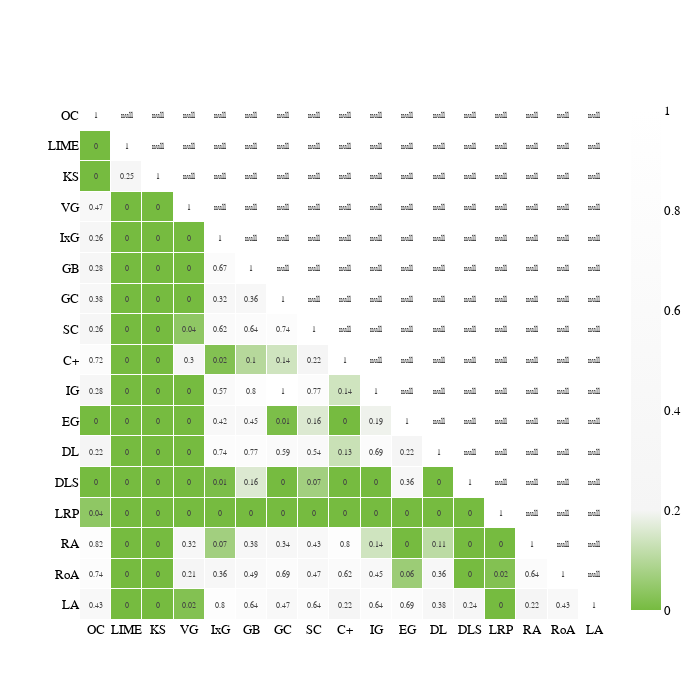

This figure's notebook cell:
### Code cell
import plotly.graph_objects as go

heat = go.Heatmap(
    z=faith,
    x=faith.columns,
    y=faith.columns,
    text=np.round(faith.to_numpy(), 2),
    texttemplate="%{text}",
    textfont_size=8,
    zmin=0,  # Sets the lower bound of the color domain
    zmax=1,
    xgap=1,  # Sets the horizontal gap (in pixels) between bricks
    ygap=1,
    colorscale=[
        [0.0, "#76BB40"],
        [0.2, "rgb(245, 245, 245)"],
        [1.0, "rgb(255, 255, 255)"],
    ],
)

layout = go.Layout(
    template="plotly_white",
    width=700,
    height=700,
    # title="Correlation between Histomics",
    xaxis_showgrid=False,
    yaxis_showgrid=False,
    yaxis_autorange="reversed",
    font=dict(family="Helvetica", color="#000000", size=13),
)

fig = go.Figure(data=[heat], layout=layout)
fig.write_image(os.getcwd()[:-9] + "/data/figures/test_heatmap_faith.png", scale=2)
fig.show()

### Figure 1 — Plotly figure (JSON) as saved in the notebook; plotly's stock layout.template omitted (floating-point values rounded to 4 significant figures; data arrays with more than 128 entries replaced by an {"elided": "..."} marker saying what was removed)
{"data": [{"colorscale": [[0, "#76BB40"], [0.2, "rgb(245, 245, 245)"], [1, "rgb(255, 255, 255)"]], "text": {"elided": "17x17 float values"}, "textfont": {"size": 8}, "texttemplate": "%{text}", "type": "heatmap", "x": ["OC", "LIME", "KS", "VG", "IxG", "GB", "GC", "SC", "C+", "IG", "EG", "DL", "DLS", "LRP", "RA", "RoA", "LA"], "xgap": 1, "y": ["OC", "LIME", "KS", "VG", "IxG", "GB", "GC", "SC", "C+", "IG", "EG", "DL", "DLS", "LRP", "RA", "RoA", "LA"], "ygap": 1, "z": {"elided": "17x17 float values"}, "zmax": 1, "zmin": 0}], "layout": {"font": {"color": "#000000", "family": "Helvetica", "size": 13}, "height": 700, "width": 700, "xaxis": {"showgrid": false}, "yaxis": {"autorange": "reversed", "showgrid": false}}}
